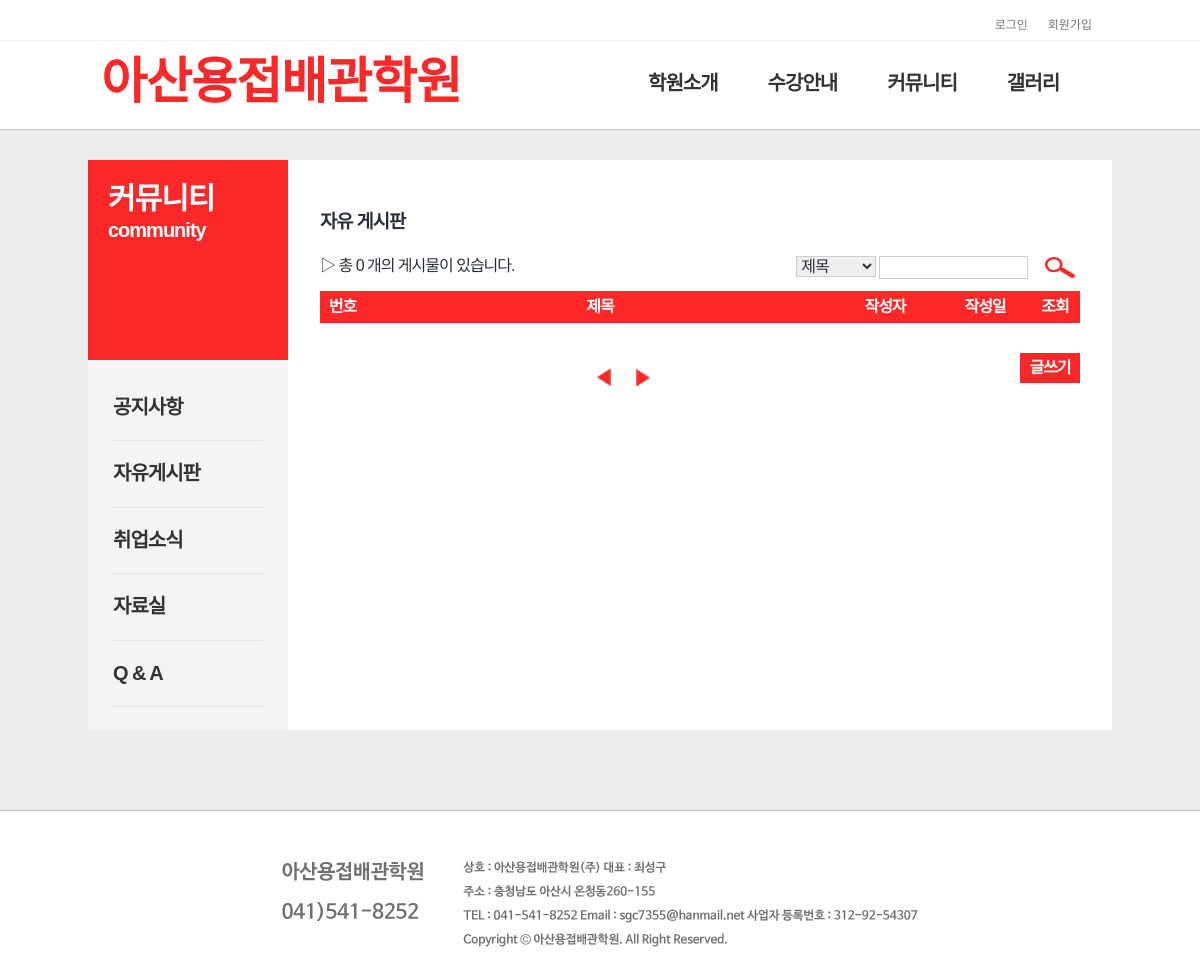
The page /community/free/list.php on the database as committed earlier.
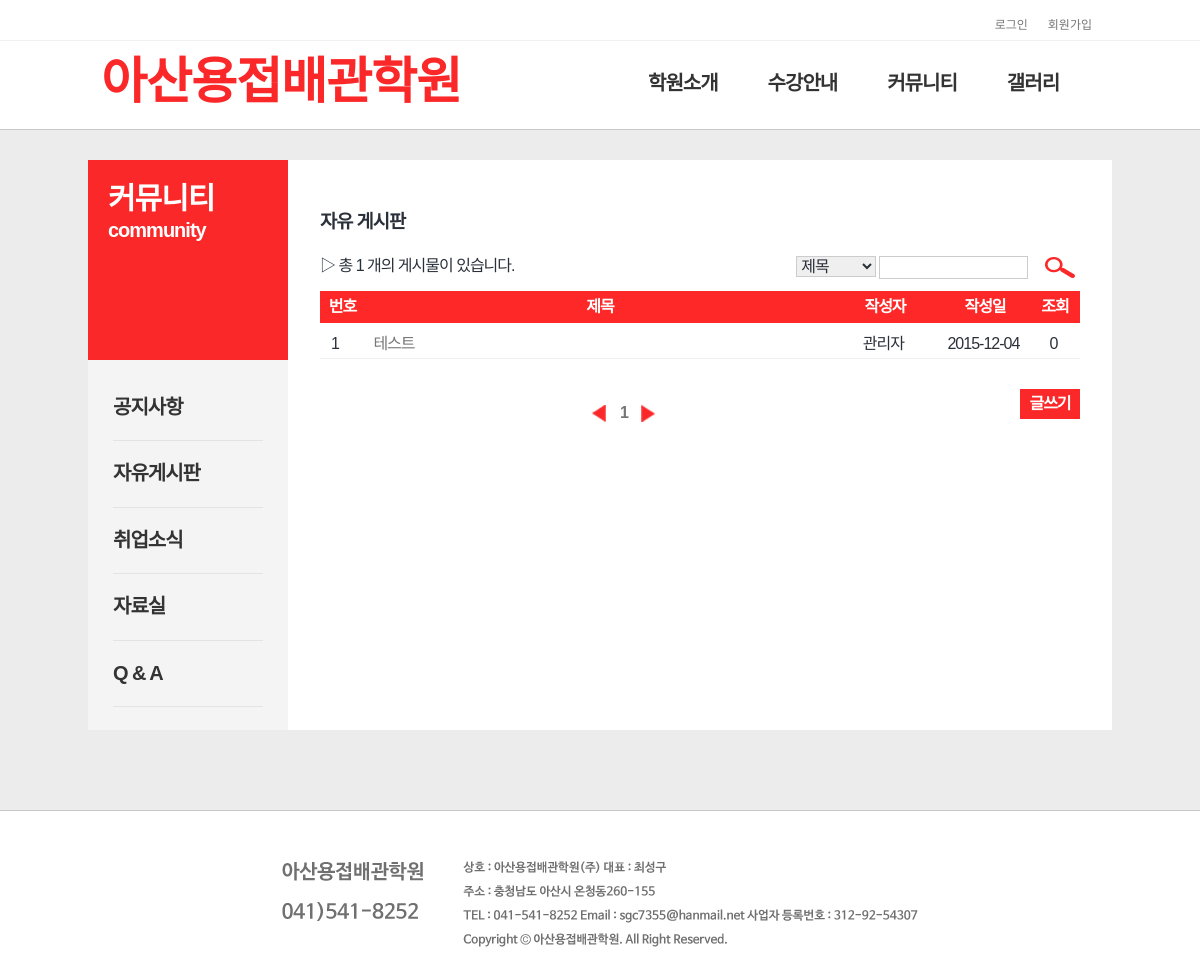
The same page on the database as committed later.
### tables this page shows
create table free (
	num int not null auto_increment,
	id char(15), 
  pass char(15),
	name char(15) not null, 
	 
	subject char(100) not null,
	content text not null,
	regist_day char(20),
	hit int,
	 
	file_name_0 char(40),
	file_name_1 char(40),
	file_name_2 char(40),
	file_name_3 char(40),
	file_name_4 char(40),
	file_copied_0 char(30),
	file_copied_1 char(30),
	file_copied_2 char(30),
	file_copied_3 char(30),
	file_copied_4 char(30),
	primary key(num)
);

### lib/global_notice.php (called while the page is built, shortened)
 <?
 	$page = $_GET[page];
 	$url = "http://$_SERVER[HTTP_HOST]/asan";
?>

### lib/announcement.php (called while the page is built, shortened)
 <?
 	  $table = "notice";
 	  $page = $_GET[page];
?>

### community/free/list.php (the view, shortened to what this page needs)
<?
	$table = "free";
	$mode = $_GET[mode];
	$search = $_POST[search];
	$find = $_POST[find];
?>
<?
	require_once "../../lib/header.php";
	require_once "../../lib/dbconn.php";
	$scale = 10;
	if ($mode == "search") {
		if (!$search) {
			echo "<script>
					window.alert('검색할 단어를 입력해 주세요!');
					history.go(-1);
				  </script>";
			exit;
		}
		$sql = "select * from $table where $find like '%$search%' order by num desc";
	} else {
		$sql = "select * from $table order by num desc";
	}
	$result = $conn->query($sql);
	$total_record = $result->num_rows;
	if ($total_record % $scale == 0) {
		$total_page = floor($total_record/$scale);
	} else {
		$total_page = floor($total_record/$scale) + 1;
	}
	if (!$page) {
		$page = 1;
	}
	$start = ($page-1) * $scale;
	$number = $total_record - $start;
?>
<div id="container">
	<div class="wrap">
		<div class="content" id="content">
			<? require_once "../../lib/community_sub_nav.php"; ?>
			<div class="main_content">
				<div class="main_co1">
					<h3> 자유 게시판 </h3>
				</div>
				<div class="main_co2" style="padding:0px 32px 50px">
				<form name="board_form" method="post" action="list.php?table=<?=$table?>&mode=search">
				<div id="list_search">
					<div class="list_search1">▷ 총 <?= $total_record ?> 개의 게시물이 있습니다. </div>
					<div class="list_search_form">
					<div class="list_search3"><select name="find">
											 <option value="subject">제목</option>
											  </select></div>
					<div class="list_search4"><input type="text" name="search"></div>
					<div class="list_search5"><input type="image" src="../../img/board/list_search_button.png"></div>
					</div>
				</div>
				</form>
				<table>
   				 <tr class="list_top_title">
        			<th class="num">번호</th>
        			<th class="subject">제목</th>
        			<th class="writer">작성자</th>
        			<th class="regist_day">작성일</th>
        			<th class="hit">조회</th>
    			 </tr>
				</table>
				<div id="list_content">
				<?
					require_once "../../lib/announcement.php";
				?>
				<?
					for ($i=$start; $i < $start+$scale && $i < $total_record; $i++) {
						mysqli_data_seek($result, $i);
						$row = $result->fetch_assoc();
						$item_num = $row[num];
						$item_name = $row[name];
						$item_hit = $row[hit];
						$item_date = $row[regist_day];
						$item_date = substr($item_date, 0, 10);
						$item_subject = str_replace(" ", "&nbsp;", $row[subject]);
				?>
					<div id="list_item">
						<div class="list_item1"><?= $number ?> </div>
						<div class="list_item2"><p class="test"><a href="view.php?table=<?=$table?>&num=<?=$item_num?>&page=<?=$page?>"><?=$item_subject?></a>
						</p>
						</div>
						<div class="list_item3"><p class="test"><?= $item_name ?></p></div>
						<div class="list_item4"><?= $item_date ?></div>
						<div class="list_item5"><?= $item_hit ?></div>
					</div>
				<?
					$number--;
				}
				?>
					<div id="page_button">
						<div class="page_num"><img src="../../img/board/이전.png">
				<?
					for ($i=1; $i<=$total_page; $i++) {
						if ($page == $i) {
							echo "<b> $i </b>";
						} else {
							echo "<a href='list.php?table=$table&page=$i'><b> $i </b></a>";
						}
					}
				?>
						<img src="../../img/board/다음.png">
						</div>
						<div class="button">
							<a href="write_form.php?table=free">
							<p class="word">글쓰기</p></a>
						</div>
					</div>
				</div>
				</div>
			</div>
		</div>
	</div>
</div>
<?
	require_once "../../lib/footer.php";
?>

### lib/header.php (shortened to what this page needs)
<?
	$url = "http://$_SERVER[HTTP_HOST]/asan";
	$username = $_SESSION[username];
?>
<!DOCTYPE html>
<html lang="ko">
<head>
<link rel="stylesheet" type="text/css" href="<?=$url?>/css/common.css">
<link rel="stylesheet" type="text/css" href="<?=$url?>/css/freeboard.css">
<link rel="stylesheet" type="text/css" href="<?=$url?>/css/layout.css">
</head>
<body>
<div id="header" class="header">
	<div class="global">
		<div id="top" class="above">
		<div class="notice">
			<div class="global_notice fl">
				<div class="notice_top3" id="roll" style="overflow:hidden;">
					<?
						require_once "global_notice.php";
					?>
				</div>
			</div>
		</div>
		<ul class="util">
		<?
			$userid = $_SESSION['userid'];
			if (!$userid) {
		?>
			<li><a href="#loginmodal" class="flatbtn" id="modaltrigger">로그인</a></li>
			<li><a href="<?=$url?>/member/member_form.php">회원가입</a></li>
		<?
			} else if ($userid) {
		?>
			<li><?=$username?> 님 반갑습니다.</li>
		<? if ($userid == "admin") { ?>
			<li><a href="<?=$url?>/admin/administration.php">관리자 모드</a></li>
			<li><a href="<?=$url?>/login/logout.php">로그아웃</a></li>
		<? } else { ?>
			<li><a href="<?=$url?>/member/member_form_modify.php">마이페이지</a></li>
			<li><a href="<?=$url?>/login/logout.php">로그아웃</a></li>
		<?
			}
		}
		?>
		</ul>
		</div>
	</div>
	<div class="center">
		<div class="logo_wrap">
			<a href="<?=$url?>/index.php" class="logo_txt">아산용접배관학원</a>
		</div>
		<div class="menu_wrap">
			<ul class="menu">
				<li class="menu_item"><a href="<?=$url?>/introduce/introduce.php" class="menu_item_txt tit1">학원소개</a></li>
				<li class="menu_item"><a href="<?=$url?>/information/information.php" class="menu_item_txt tit2"> 수강안내</a></li>
				<li class="menu_item"><a href="<?=$url?>/community/community.php" class="menu_item_txt tit3">커뮤니티</a></li>
				<li class="menu_item"><a href="<?=$url?>/gallery/gallery.php" class="menu_item_txt tit4">갤러리</a></li>
			</ul>
		</div>
	</div>
</div>

### lib/community_sub_nav.php (shortened to what this page needs)
<?
	$url = "http://$_SERVER[HTTP_HOST]/asan";
?>
<div class="nav_wrap">
	<div class="nav">
		커뮤니티
	<div class="nav_title">
		community
	</div>
	</div>
	<ul class="sub_nav">
		<li class="sub_item"><a href="<?=$url?>/community/notice/list.php" class="sub_item_txt tit0">공지사항</a></li>
		<li class="sub_item"><a href="<?=$url?>/community/free/list.php" class="sub_item_txt tit1">자유게시판</a></li>
		<li class="sub_item"><a href="<?=$url?>/community/job/list.php" class="sub_item_txt tit2">취업소식</a></li>
		<li class="sub_item"><a href="<?=$url?>/community/download/list.php" class="sub_item_txt tit3">자료실</a></li>
		<li class="sub_item"><a href="<?=$url?>/community/qna/list.php" class="sub_item_txt tit4">Q & A</a></li>
	</ul>
</div>

### lib/footer.php
<?
	$url = "http://$_SERVER[HTTP_HOST]/asan/";
?>
<div id="footer" align="center">
	<img src="<?=$url?>/img/footercopyrighter.png" alt="푸터">
</div>
</body>
</html>

### css/common.css (style rules this page uses)
body,div,dl,dt,dd,ul,ol,li,h1,h2,h3,h4,h5,h6,pre,code,form,fieldset,legend,textarea,p,blockquote,th,td,input,select,textarea,button { margin:0;padding:0;-webkit-text-size-adjust:none }
dl,ul,ol,menu,li { list-style:none }
input,select,textarea { vertical-align:middle }
fieldset,img,button { border:0 none;vertical-align:middle; }
table { border:0;border-collapse:collapse;vertical-align:top }
html { width:100%;height:100% }
body { min-height:100%;background:#fff }
body,th,td,input,select,textarea,button { font-family:'나눔고딕',NanumGothic,ng,'돋움',dotum,Helvetica,sans-serif;font-size:16px;line-height:1.27;letter-spacing:-1px;color:#2a303a }
a { color:#767676;text-decoration:none;cursor:pointer }
body { position: relative; min-width: 1024px; max-width: 2560px; margin: 0 auto; min-height: 100%; background: #fff; }
div { display:block; }
#header { min-width: 1024px; max-width: 2560px; margin: 0 auto; margin-top: 10px; border-bottom: 1px solid #c8c8c8; }
#header:after { overflow:hidden; display: block; clear: both; content: ''; }
.global { height: 30px; border-bottom: 1px solid #f0f0f0; font-size: 12px; line-height: 30px; letter-spacing: 0; color: #b1b1b4; zoom: 1; margin:0px; padding:0px; }
.global_notice { height: 19px; padding-top: 0px; width: 400px; }
.fl { float: left !important; }
.above { position:relative; width: 1024px; margin:0 auto; background-color: #fff; }
.above:after { content: ''; display: block; clear: both; }
.above .notice { overflow:hidden; position: relative; float:left; height:30px; margin-left: 10px; }
.global ul { overflow:hidden; float: right; height: 30px; margin-right: 20px; }
.global li:first-child { background:none; margin-left:0; }
.global li { background: url(//paycoscdn.toastoven.net/payco/www/img/bl_left.png) no-repeat 0 10px; float:left; margin-left: 10px; padding:0 0 0 10px; color: #424242; }
.global:after { overflow:hidden; display:block; clear:both; content:''; }
.util { float:right; margin-right:20px; }
.center { overflow:hidden; width: 1024px; height: 88px; margin: 0 auto; }
ul, li { list-style:none; }
#container { background-color:#ececec; border-bottom: 1px solid #c8c8c8; position: relative; padding: 30px 0 80px; min-width: 1024px; max-width: 2560px; min-height: 500px; max-height: 100%; margin: 0 auto; }
.wrap { position: relative; background-color:#fff; width: 1024px; margin: 0 auto; }
.content { float:none; width:1024px; min-height: 570px; }
.content, .main { max-height: 9999999px; }
.content:after { display:block; clear:both; content:''; }
.nav_wrap { position:absolute; width:200px; top:0; left:0; bottom:0; background:#f4f4f4; }
.sub_nav { width: 200px; max-width: 200px; }
.main_content { float:left; width: 824px; margin-left: 200px; min-height: 100% }
.main_co1 { position: relative; width:760px; min-height: 100%; padding:50px 32px 20px; }
.main_co2 { position: relative; width:760px; padding: 20px 32px 50px; }
#footer { min-width: 1024px; max-width: 100%; height: 150px; margin-top: 30px; }
.logo_txt, .menu, .menu:link, .menu:visited, .menu:active, .menu:hover, .nav, .sub_nav, .admin_nav, .sub_item_txt { display: block; font-family: 'Nanum Gothic', sans-serif; font-weight: bolder; text-decoration: none; }
.nav_title { font-family: 'Nanum Gothic', sans-serif; font-size:20px; }
.logo_txt { width: 392px; height: 50px; font-size: 50px; color: #fa2828; padding: 0 0 0 13px; }
.logo_wrap { width: 500px; height: 90px; float: left; padding: 10px 0; }
.nav { width: 180px; height:180px; background-color: #fa2828; font-size: 30px; color: #fff; padding: 20px 0 0 20px; }
.menu_item_txt, .menu_item_txt:link, .menu_item_txt:visited, .sub_item_txt, .sub_item_txt:link, .sub_item_txt:visited { display:inline-block; font-size: 20px; color: #333; }
.sub_nav { margin: 15px 0; padding: 0 0 0 25px; width: 150px; }
.sub_nav>li { padding: 20px 0 20px 0px; border-bottom: 1px solid #e3e3e3; }
.menu_wrap { width: 500px; height: 90px; float: left; padding: 30px 0 0 10px; }
.menu>li { padding: 0px 0px 0 50px; float: left; }

Rows that differ between the two databases and show on the page:
added free: subject "테스트", name "관리자", regist_day "2015-12-04", hit "0"
Other text that changed with them:
$total_record: "0" → "1"
new list line: "1"
